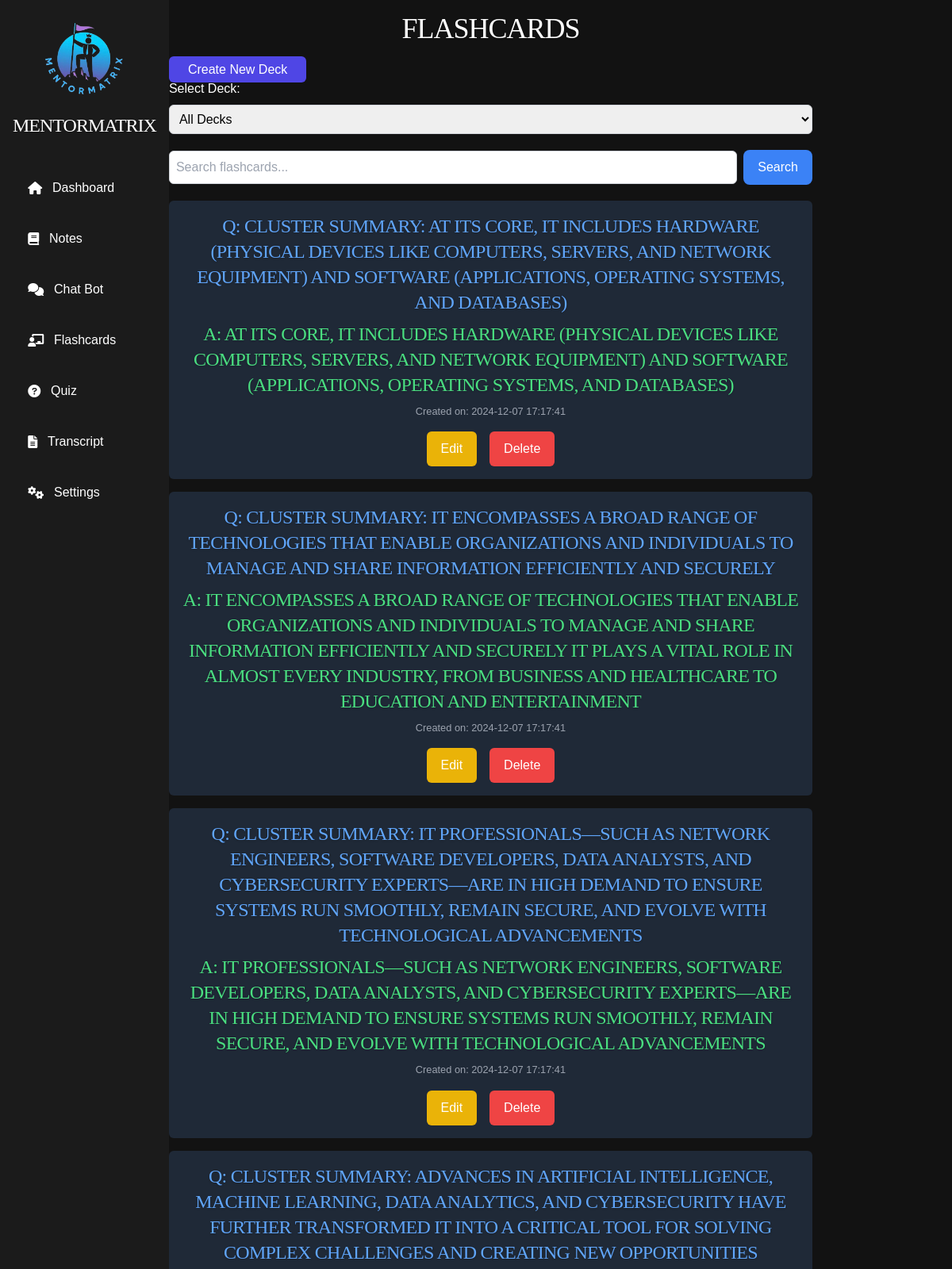
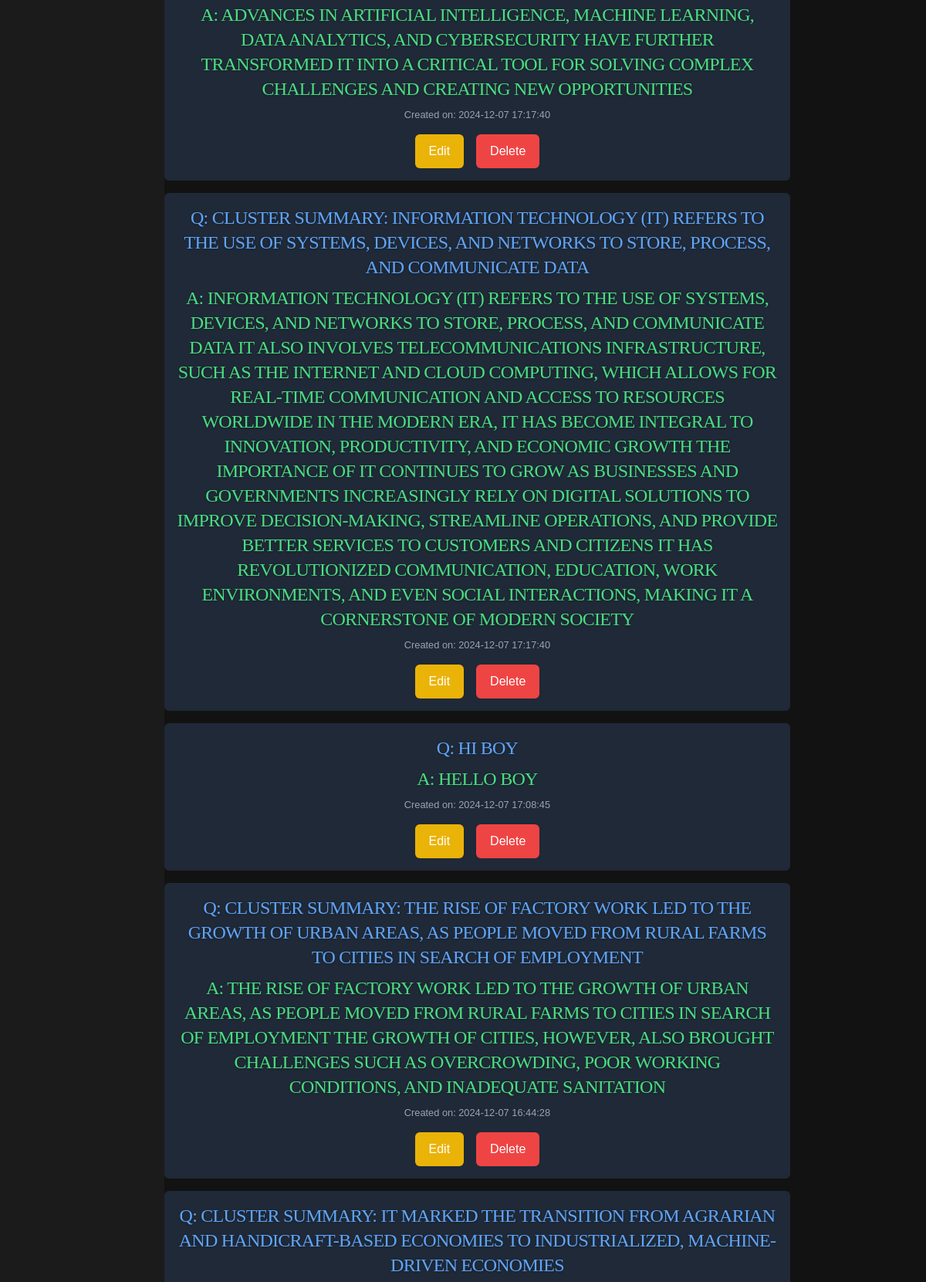
/flashcards (upper part), run on the app's committed database (2 pictures, top to bottom).
### tables this page shows
CREATE TABLE flashcards (
                    id INTEGER PRIMARY KEY AUTOINCREMENT,
                    deck_id INTEGER NOT NULL,
                    note_id INTEGER,
                    question TEXT NOT NULL,
                    answer TEXT NOT NULL,
                    created_at DATETIME DEFAULT CURRENT_TIMESTAMP,
                    updated_at DATETIME DEFAULT CURRENT_TIMESTAMP,
                    FOREIGN KEY (deck_id) REFERENCES decks(id) ON DELETE CASCADE,
                    FOREIGN KEY (note_id) REFERENCES notes(id) ON DELETE CASCADE);

### routes/flashcards.py (the view)
@flashcards_blueprint.route('/flashcards')
def flashcards():
    deck_id = request.args.get('deck_id')
    if deck_id:
        flashcards = db.execute("SELECT * FROM flashcards WHERE deck_id = ? ORDER BY created_at DESC", deck_id)
    else:
        flashcards = db.execute("SELECT * FROM flashcards ORDER BY created_at DESC")
    decks = db.execute("SELECT * FROM decks ORDER BY created_at DESC")  # Get available decks
    return render_template('flashcards.html', flashcards=flashcards, decks=decks, selected_deck_id=deck_id)

### templates/flashcards.html (shortened to what this page needs)
{% extends "layout.html" %}
{% block other_head_stuff %}
<link rel="stylesheet" href="{{ url_for('static', filename='css/popup.css') }}">
{% endblock %}
{% block content %}
  <div class="container text-white">
    <div class="main-content">
      <h1 class="text-center text-4xl mb-5">Flashcards</h1>
      <a href="{{ url_for('flashcards.create_deck') }}" class="px-6 py-2 bg-indigo-600 text-white font-medium rounded-md hover:bg-indigo-700 focus:outline-none focus:ring focus:ring-indigo-300">
        Create New Deck
      </a>
      <form action="{{ url_for('flashcards.flashcards') }}" method="GET" class="mb-5">
        <label for="deck-select" class="block mb-2">Select Deck:</label>
        <select name="deck_id" id="deck-select" class="block w-full p-2 rounded-md border border-gray-300 text-black" onchange="this.form.submit()">
          <option value="">All Decks</option>
        </select>
      </form>
      <form action="/search_flashcards" method="GET" class="flex items-center gap-2 mb-5">
        <input type="text" name="query" placeholder="Search flashcards..." value="{{ search_query or '' }}" class="flex-grow p-2 rounded-md border border-gray-300 text-black" />
        <button type="submit" class="bg-blue-500 text-white px-4 py-2 rounded-lg hover:bg-blue-600 transition">
          Search
        </button>
      </form>
      <ul class="space-y-4">
        {% for flashcard in flashcards %}
          <li class="bg-gray-800 p-4 rounded-md text-center relative">
            <div class="flashcard-content">
              <div class="flashcard-front">
                <h2 class="text-2xl mb-2 text-blue-400">Q: {{ flashcard.question }}</h2>
              </div>
              <div class="flashcard-back">
                <h2 class="text-2xl mb-2 text-green-400">A: {{ flashcard.answer }}</h2>
              </div>
            </div>
            <small class="block mt-2 text-gray-400">Created on: {{ flashcard.created_at }}</small>
            <div class="flex justify-center gap-4 mt-4">
              <form action="/edit_flashcard/{{ flashcard.id }}" method="GET" class="inline">
                <button type="submit" class="px-4 py-2 bg-yellow-500 text-white rounded-md hover:bg-yellow-600 transition">
                  Edit
                </button>
              </form>
              <form action="/delete_flashcard/{{ flashcard.id }}" method="POST" class="inline">
                <button type="submit" class="px-4 py-2 bg-red-500 text-white rounded-md hover:bg-red-600 transition">
                  Delete
                </button>
              </form>
            </div>
          </li>
          {% else %}
          <li class="text-gray-400 text-center">No flashcards were created. Want to make some?</li>
          {% endfor %}
        </ul>
      </div>
    </div>
  {% endblock %}

### static/css/base.css (style rules this page uses)
* { margin: 0; padding: 0; box-sizing: border-box; }
:root { --font-family: 'Arial', sans-serif; --background-color: #121212; --text-color: #e0e0e0; --primary-purple: #6a0dad; --hover-purple: #5c0ab8; --active-purple: #4b0997; --hover-bg-color: #333333; --active-bg-color: #333333; --white: #ffffff; --soft-text-shadow: 0 1px 3px rgba(0, 0, 0, 0.2); }
body { font-family: var(--font-family); background-color: var(--background-color); color: var(--text-color); }
.container { display: flex; min-height: 100vh; }
button { cursor: pointer; background-color: #333333; color: #ffffff; font-size: 1rem; font-weight: 500; padding: 0.75rem 1.5rem; border-radius: 8px; border: 2px solid transparent; display: inline-block; transition: all 0.3s ease; }
button, .premium-button { transition: all 0.3s ease; }
h1, h2, h3 { color: #ffffff; font-weight: 600; letter-spacing: -0.5px; text-transform: uppercase; font-family: montserrat, serif; line-height: 1.2; }
h1, h2, h3 { text-shadow: var(--soft-text-shadow); }
h1 { font-size: 3rem; letter-spacing: -1px; }
h2 { font-size: 2.25rem; letter-spacing: -0.75px; }
a { color: #bb86fc; text-decoration: none; font-weight: 500; transition: color 0.3s ease-in-out, text-decoration 0.3s ease-in-out; }

### data on the page
flashcards: question "CLUSTER SUMMARY: AT ITS CORE, IT INCLUDES HARDWARE (PHYSICAL DEVICES LIKE COMPUTERS, SERVERS, AND NETWORK EQUIPMENT) AND SOFTWARE (APPLICATIONS, OPERATING SYSTEMS, AND DATABASES)", answer "AT ITS CORE, IT INCLUDES HARDWARE (PHYSICAL DEVICES LIKE COMPUTERS, SERVERS, AND NETWORK EQUIPMENT) AND SOFTWARE (APPLICATIONS, OPERATING SYSTEMS, AND DATABASES)", created_at "2024-12-07 17:17:41"
flashcards: question "CLUSTER SUMMARY: IT ENCOMPASSES A BROAD RANGE OF TECHNOLOGIES THAT ENABLE ORGANIZATIONS AND INDIVIDUALS TO MANAGE AND SHARE INFORMATION EFFICIENTLY AND SECURELY", answer "IT ENCOMPASSES A BROAD RANGE OF TECHNOLOGIES THAT ENABLE ORGANIZATIONS AND INDIVIDUALS TO MANAGE AND SHARE INFORMATION EFFICIENTLY AND SECURELY IT PLAYS A VITAL ROLE IN ALMOST EVERY INDUSTRY, FROM BUSINESS AND HEALTHCARE TO EDUCATION AND ENTERTAINMENT", created_at "2024-12-07 17:17:41"
flashcards: question "CLUSTER SUMMARY: IT PROFESSIONALS—SUCH AS NETWORK ENGINEERS, SOFTWARE DEVELOPERS, DATA ANALYSTS, AND CYBERSECURITY EXPERTS—ARE IN HIGH DEMAND TO ENSURE SYSTEMS RUN SMOOTHLY, REMAIN SECURE, AND EVOLVE WITH TECHNOLOGICAL ADVANCEMENTS", answer "IT PROFESSIONALS—SUCH AS NETWORK ENGINEERS, SOFTWARE DEVELOPERS, DATA ANALYSTS, AND CYBERSECURITY EXPERTS—ARE IN HIGH DEMAND TO ENSURE SYSTEMS RUN SMOOTHLY, REMAIN SECURE, AND EVOLVE WITH TECHNOLOGICAL ADVANCEMENTS", created_at "2024-12-07 17:17:41"
flashcards: question "CLUSTER SUMMARY: ADVANCES IN ARTIFICIAL INTELLIGENCE, MACHINE LEARNING, DATA ANALYTICS, AND CYBERSECURITY HAVE FURTHER TRANSFORMED IT INTO A CRITICAL TOOL FOR SOLVING COMPLEX CHALLENGES AND CREATING NEW OPPORTUNITIES", answer "ADVANCES IN ARTIFICIAL INTELLIGENCE, MACHINE LEARNING, DATA ANALYTICS, AND CYBERSECURITY HAVE FURTHER TRANSFORMED IT INTO A CRITICAL TOOL FOR SOLVING COMPLEX CHALLENGES AND CREATING NEW OPPORTUNITIES", created_at "2024-12-07 17:17:40"
flashcards: question "CLUSTER SUMMARY: INFORMATION TECHNOLOGY (IT) REFERS TO THE USE OF SYSTEMS, DEVICES, AND NETWORKS TO STORE, PROCESS, AND COMMUNICATE DATA", answer "INFORMATION TECHNOLOGY (IT) REFERS TO THE USE OF SYSTEMS, DEVICES, AND NETWORKS TO STORE, PROCESS, AND COMMUNICATE DATA IT ALSO INVOLVES TELECOMMUNICATIONS INFRASTRUCTURE, SUCH AS THE INTERNET AND CLOUD COMPUTING, WHICH ALLOWS FOR REAL-TIME COMMUNICATION AND ACCESS TO RESOURCES WORLDWIDE IN THE MODERN ERA, IT HAS BECOME INTEGRAL TO INNOVATION, PRODUCTIVITY, AND ECONOMIC GROWTH THE IMPORTANCE OF IT CONTINUES TO GROW AS BUSINESSES AND GOVERNMENTS INCREASINGLY RELY ON DIGITAL SOLUTIONS TO IMPROVE DECISION-MAKING, STREAMLINE OPERATIONS, AND PROVIDE BETTER SERVICES TO CUSTOMERS AND CITIZENS IT HAS REVOLUTIONIZED COMMUNICATION, EDUCATION, WORK ENVIRONMENTS, AND EVEN SOCIAL INTERACTIONS, MAKING IT…", created_at "2024-12-07 17:17:40"
flashcards: question "HI BOY", answer "HELLO BOY", created_at "2024-12-07 17:08:45"
flashcards: question "CLUSTER SUMMARY: THE RISE OF FACTORY WORK LED TO THE GROWTH OF URBAN AREAS, AS PEOPLE MOVED FROM RURAL FARMS TO CITIES IN SEARCH OF EMPLOYMENT", answer "THE RISE OF FACTORY WORK LED TO THE GROWTH OF URBAN AREAS, AS PEOPLE MOVED FROM RURAL FARMS TO CITIES IN SEARCH OF EMPLOYMENT THE GROWTH OF CITIES, HOWEVER, ALSO BROUGHT CHALLENGES SUCH AS OVERCROWDING, POOR WORKING CONDITIONS, AND INADEQUATE SANITATION", created_at "2024-12-07 16:44:28"
flashcards: question "CLUSTER SUMMARY: IT MARKED THE TRANSITION FROM AGRARIAN AND HANDICRAFT-BASED ECONOMIES TO INDUSTRIALIZED, MACHINE-DRIVEN ECONOMIES"
